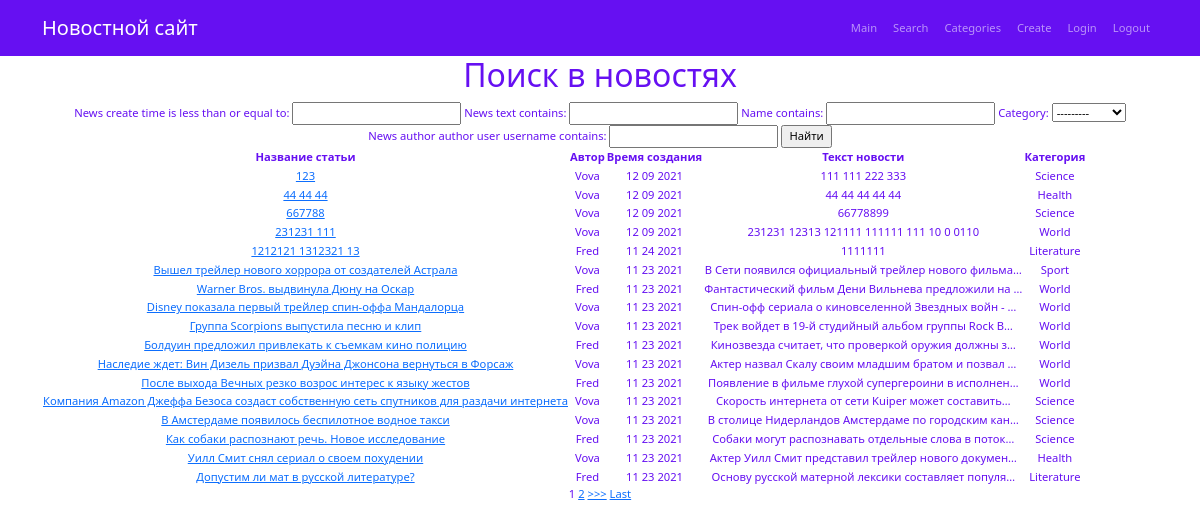
Page /news/search/ on the earlier database version.
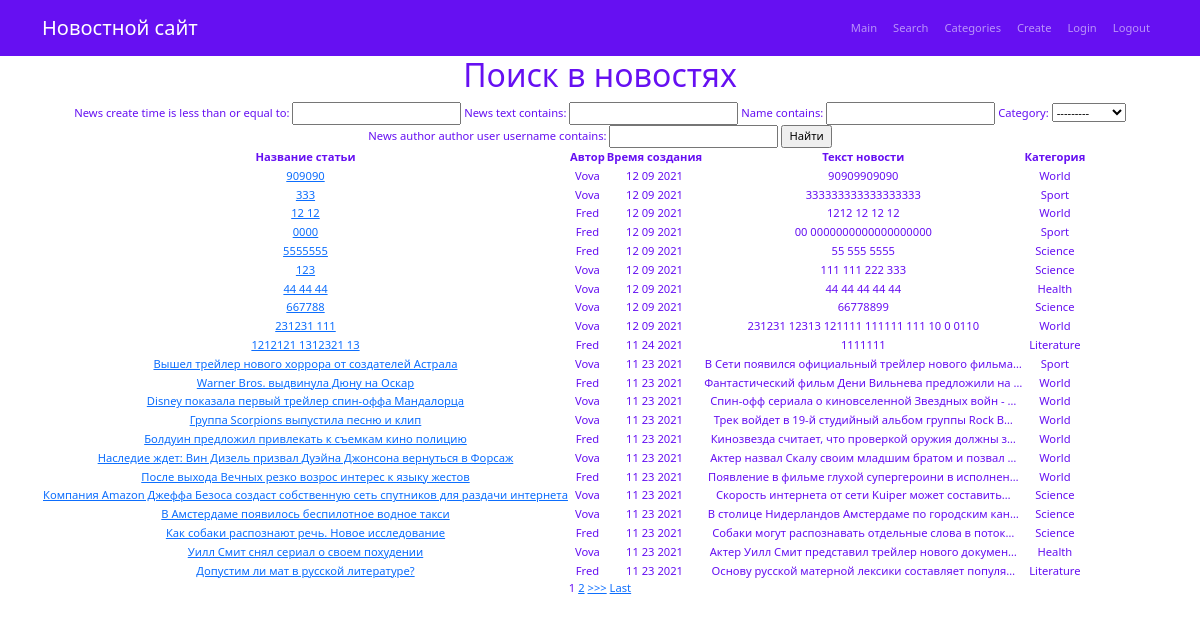
Same page on the later database version.
### newsapp/models.py (models this page shows, shortened)
class News(models.Model):
    news_author = models.ForeignKey(Author, on_delete=models.CASCADE)
    news_create_time = models.DateTimeField(auto_now_add=True)
    news_text = models.TextField(default="None")
    name = models.CharField(
        max_length=100,
        unique=True,  # названия не должны повторяться
    )
    category = models.ForeignKey(
        to='Category',
        on_delete=models.CASCADE,
        related_name='all_news',  # все новости в категории будут доступны через поле news
    )

class Author(models.Model):
    author_user = models.OneToOneField(User, on_delete = models.CASCADE)
    author_rate = models.IntegerField(default=0)

class Category(models.Model):
    name = models.CharField(max_length=100, unique=True)  # названия категорий тоже не должны повторяться
    subscribers = models.ManyToManyField(User, blank=True)
    def __str__(self):
        return f'{self.name.title()}'

### newsapp/views.py (the view)
# urls.py: path('search/', Mysearch.as_view()), # news/search/
class Mysearch(ListView):
    model = News  # указываем модель, объекты которой мы будем выводить
    template_name = 'search.html'  # указываем имя шаблона, в котором будет лежать HTML, в котором будут все инструкции о том, как именно пользователю должны вывестись наши объекты
    context_object_name = 'all_news'  # это имя списка, в котором будут лежать все объекты, его надо указать, чтобы обратиться к самому списку объектов через HTML-шаблон
    ordering = ['-news_create_time']
    paginate_by = 5  # поставим постраничный вывод в один элемент
    def get_context_data(self, **kwargs):  # забираем отфильтрованные объекты переопределяя метод get_context_data у наследуемого класса (привет, полиморфизм, мы скучали!!!)
        context = super().get_context_data(**kwargs)
        context['filter'] = NewsFilter(self.request.GET, queryset=self.get_queryset())  # вписываем наш фильтр в контекст
        return context

### newsapp/templatetags/custom_filters.py (called while the page is built)
@register.filter(name='cenzor')  # регистрируем наш фильтр под именем multiply, чтоб django понимал, что это именно фильтр, а не простая функция
def cenzor(value):  # первый аргумент здесь это то значение, к которому надо применить фильтр, второй аргумент — это аргумент фильтра, т. е. примерно следующее будет в шаблоне value|multiply:arg
    VOC = ['хуй', 'хуев', 'пизд', 'ебать', 'бляд']
    for i in VOC:
        value = value.replace(i, i[0] + '*' * (len(i) - 2) + i[len(i) - 1:])
    return value

### templates/search.html (shortened to what this page needs)
{% extends 'flatpages/default.html' %}
{% load custom_filters %}
{% block content %}
    <h1>Поиск в новостях</h1>
    {% if all_news %}
        <form method="GET">
         {{ filter.form }}
         <input type="submit" value="Найти">
        </form>
        <table>
        <thead>
            <th>
              <b> Название статьи </b>
            </th>
             <th>
              <b> Автор </b>
            </th>
            <th>
               <b> Время создания </b>
            </th>
            <th>
                <b> Текст новости </b>
            </th>
            <th>
               <b> Категория </b>
            </th>
        </thead>
            {% for news in filter.qs %}
            <tr>
            <td>
                <a href="{% url 'news_detail' news.id %}">{{ news.name|cenzor }}</a>
            </td>
            <td>
                {{ news.news_author.author_user.username }}
            </td>
            <td>
               {{ news.news_create_time|date:'m d Y' }}
            </td>
            <td>
               {{ news.news_text|cenzor|truncatechars:50 }}
            </td>
             <td>
               {{ news.category.name }}
            </td>
            </tr>
        {% endfor %}
        </table>
      {% if is_paginated %}
            {% for num in page_obj.paginator.page_range %}
                {% if page_obj.number == num %}
                    <a>{{ num }}</a>
                {% elif num > page_obj.number|add:'-2' and num < page_obj.number|add:'2' %}
                    <a href="?page={{ num }}">{{ num }}</a>
                {% endif %}
            {% endfor %}
            {% if page_obj.has_next %}
                <a href="?page={{ page_obj.next_page_number }}">>>></a>
                <a href="?page={{ page_obj.paginator.num_pages }}">Last</a>
            {% endif %}
        {% endif %}
    {% endif %}
{% endblock content %}

### templates/flatpages/default.html (shortened to what this page needs)
<!DOCTYPE html>
<html lang="en">
    <head>
         {% load static %}
         {% load cache %}
        <link href="{% static 'css/styles.css' %}" rel="stylesheet" />
    </head>
    <body>
        <nav class="navbar navbar-expand-lg navbar-dark bg-dark">
            <div class="container">
                <a class="navbar-brand" href="#">Новостной сайт</a>
                <div class="collapse navbar-collapse" id="navbarSupportedContent">
                    {% cache 30 navbar %}
                           <ul class="navbar-nav ms-auto mb-2 mb-lg-0">
                                <li class="nav-item active">
                                    <a class="nav-link" href="/news/">Main
                                    </a>
                               </li>
                               <li class="nav-item">
                                    <a class="nav-link" href="/news/search/">Search</a>
                               </li>
                               <li class="nav-item">
                                    <a class="nav-link" href="/category/">Categories</a>
                               </li>
                                <li class="nav-item">
                                    <a class="nav-link" href="/news/create/">Create</a>
                               </li>
                                <li class="nav-item">
                                    <a class="nav-link" href="/login/">Login</a>
                               </li>
                                <li class="nav-item">
                                    <a class="nav-link" href="/logout/">Logout</a>
                               </li>
                            </ul>
                    {% endcache %}
                </div>
            </div>
        </nav>
        <div class="container">
           <div class="row">
               <div class="col-lg-12 text-center">
                   {% block content %}{% endblock content %}
               </div>
           </div>
        </div>
    </body>
</html>

Differences in the rows shown:
added News: name|cenzor "909090", news_author.author_user.username "Vova", news_create_time "12 09 2021", news_text|cenzor "90909909090", category.name "World"
added News: name|cenzor "333", news_author.author_user.username "Vova", news_create_time "12 09 2021", news_text|cenzor "333333333333333333", category.name "Sport"
added News: name|cenzor "12 12", news_author.author_user.username "Fred", news_create_time "12 09 2021", news_text|cenzor "1212 12 12 12", category.name "World"
added News: name|cenzor "0000", news_author.author_user.username "Fred", news_create_time "12 09 2021", news_text|cenzor "00 0000000000000000000", category.name "Sport"
added News: name|cenzor "5555555", news_author.author_user.username "Fred", news_create_time "12 09 2021", news_text|cenzor "55 555 5555", category.name "Science"
